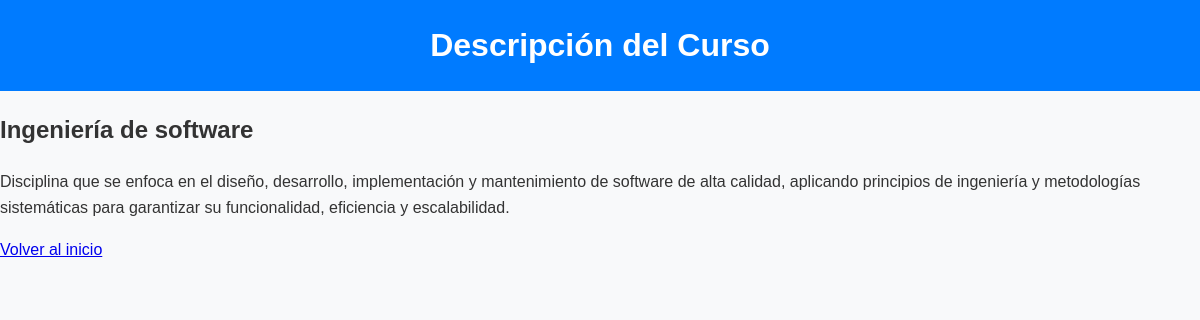
The app's page /descripcion_curso.php?id=2 with its own data.
### tables this page shows
CREATE TABLE `cursos` (
  `id` int(11) NOT NULL,
  `nombre` varchar(100) NOT NULL,
  `descripcion` text DEFAULT NULL,
  `fecha_inicio` date NOT NULL,
  `fecha_fin` date NOT NULL
);

### descripcion_curso.php (the view, shortened to what this page needs)
<?php
include('include/conexion.php');
if (isset($_GET['id'])) {
    $curso_id = $_GET['id'];
    $sql = "SELECT nombre, descripcion FROM cursos WHERE id = ?";
    $stmt = $conn->prepare($sql);
    $stmt->bind_param("i", $curso_id);
    $stmt->execute();
    $resultado = $stmt->get_result();
    if ($resultado->num_rows > 0) {
        $curso = $resultado->fetch_assoc();
    } else {
        echo "Curso no encontrado.";
        exit;
    }
} else {
    echo "ID de curso no especificado.";
    exit;
}
?>
<!DOCTYPE html>
<html lang="es">
<head>
    <link rel="stylesheet" href="style.css">
</head>
<body>
    <div class="contenedor">
        <header class="titulo-curso">
            <h1>Descripción del Curso</h1>
        </header>
        <section class="descripcion-curso">
            <h2><?php echo htmlspecialchars($curso['nombre']); ?></h2>
            <p><?php echo nl2br(htmlspecialchars($curso['descripcion'])); ?></p>
            <a href="index.php" class="btn-volver">Volver al inicio</a>
        </section>
    </div>
</body>
</html>

### style.css (style rules this page uses)
body { font-family: Arial, sans-serif; margin: 0; padding: 0; }
header { background-color: #007BFF; color: white; padding: 20px; text-align: center; }
body { font-family: Arial, sans-serif; margin: 0; padding: 0; background-color: #f8f9fa; color: #333; line-height: 1.6; }
header h1 { margin: 0; font-size: 2em; }

### records on screen
cursos: nombre "Ingeniería de software", descripcion "Disciplina que se enfoca en el diseño, desarrollo, implementación y mantenimiento de software de alta calidad, aplicando principios de ingeniería y metodologías sistemáticas para garantizar su funcionalidad, eficiencia y escalabilidad."
